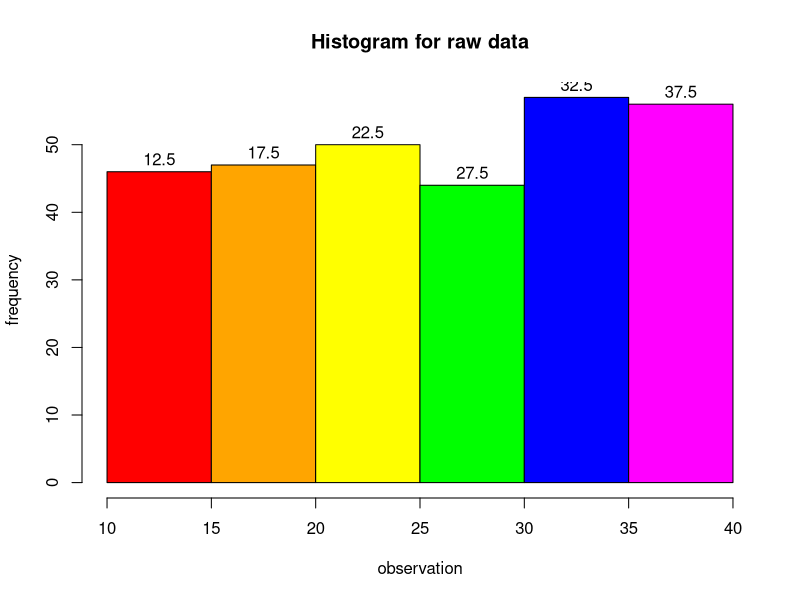

The R source for this figure:
#convert raw data to freq dist) 
x1=c(30.21, 35.27, 30.63, 25.65, 37.61, 24.44, 16.01, 14.80, 14.17, 38.35, 16.39, 12.32, 23.93, 26.49, 39.41, 39.52, 24.39, 30.50, 21.99, 28.66, 30.30, 34.69, 21.83, 22.12, 21.72, 38.14, 18.03, 32.65, 35.02, 10.77, 29.05, 14.30, 27.75, 34.98, 28.16, 24.05, 30.29, 29.00, 34.37, 24.05, 30.76, 20.05, 18.27, 29.45, 30.07, 31.92, 36.84, 28.82, 39.41, 39.02, 36.63, 36.69, 21.78, 17.87, 34.52, 16.74, 18.77, 32.85, 16.69, 33.37, 35.14, 13.21, 28.18, 20.65, 37.14, 21.60, 27.78, 32.69, 25.42, 35.37, 14.38, 21.73, 35.04, 29.39, 19.42, 11.69, 32.79, 37.28, 23.94, 31.59, 28.06, 18.94, 18.04, 31.63, 36.89, 36.25, 24.93, 14.67, 29.29, 26.50, 20.58, 22.48, 36.47, 38.88, 35.94, 20.88, 34.48, 17.28, 20.53, 24.87, 34.59, 37.23, 14.33, 23.80, 19.57, 25.59, 33.74, 15.57, 37.45, 23.43, 12.10, 34.75, 14.97, 11.22, 19.75, 14.17, 10.27, 18.31, 31.77, 38.69, 11.59, 36.86, 20.99, 16.83, 34.24, 33.96, 22.84, 36.37, 18.57, 33.85, 29.00, 15.51, 29.83, 36.51, 32.34, 13.48, 13.94, 33.68, 34.03, 27.77, 20.38, 32.40, 38.18, 32.72, 13.59, 37.18, 13.51, 12.71, 24.59, 11.63, 31.13, 29.99, 34.14, 31.34, 33.16, 11.50, 26.70, 11.01, 18.73, 37.66, 14.66, 15.02, 10.24, 36.92, 21.97, 24.00, 23.04, 28.52, 34.80, 30.40, 35.66, 19.22, 23.83, 22.13, 28.04, 18.94, 17.11, 25.61, 22.20, 22.55, 38.72, 29.02, 37.59, 24.03, 33.16, 22.06, 12.73, 19.80, 26.90, 34.65, 34.53, 13.52, 26.00, 12.40, 28.38, 29.87, 34.40, 17.66, 38.39, 13.75, 32.68, 37.04, 17.67, 17.57, 23.64, 16.38, 19.99, 21.69, 12.56, 20.74, 31.07, 39.54, 14.69, 22.88, 30.84, 18.64, 14.50, 18.92, 10.06, 20.14, 12.11, 35.99, 16.14, 17.07, 10.57, 11.85, 38.06, 19.33, 20.76, 34.64, 15.40, 22.03, 23.19, 18.23, 36.38, 34.19, 35.24, 22.85, 12.13, 25.68, 24.17, 25.02, 39.56, 35.35, 19.37, 37.72, 37.34, 28.14, 26.13, 32.19, 26.10, 12.21, 18.45, 28.98, 37.70, 28.06, 33.04, 15.17, 15.35, 38.36, 17.82, 35.34, 26.69, 37.47, 34.31, 34.11, 37.25, 33.83, 31.09, 13.16, 38.58, 28.57, 26.14, 16.39, 24.19, 12.24, 16.00, 15.27, 13.49, 26.70, 38.88, 27.15, 25.03, 11.00, 32.35, 24.57, 18.01, 30.40, 20.01, 11.92, 36.43, 37.64, 11.40, 15.95, 36.19, 22.63, 14.56, 33.44, 27.24, 33.91)

print(x1)
length(x1)
range(x1)
bins=seq(10, 40, by=4)
print(bins)
CI=cut(x1, bins, right="TRUE")
print(CI)
t=table(CI)
print(t)
transform(t)
h=hist(x1, main="Histogram for raw data", xlab="observation", ylab="frequency", col=c("Red", "Orange", "yellow", "Green", "Blue", "magenta") )
print(h)
text(h$mids, h$counts, labels=c(h$mids), adj=c(0.5, -0.5))
